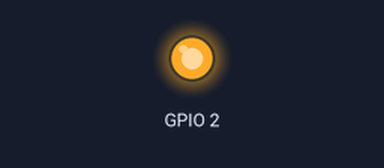
Simulated run of this sketch. Board: ESP32. On the bench: output pins drawn as LEDs (lit = HIGH).

Above: at 0.7 s.
At 5.2 s:
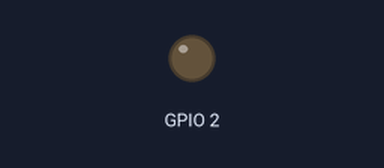
Timing chart, 0 to 6.9 s (numbered marks = the images above):
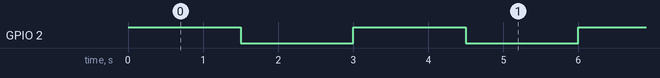

Measured:
- by itself, GPIO 2: alternates HIGH for 1.5 s and LOW for 1.5 s

The sketch:

esp32blink.ino
```cpp
int delayTime = (1500); // indicator of delay

void setup()
{
  // initialize digital pin LED_BUILTIN as an output.
  pinMode(2, OUTPUT);
}

// the loop function runs over and over again forever
void loop() {
  digitalWrite(2, HIGH);  // change state of the LED by setting the pin to the HIGH voltage level
  delay(delayTime);                      // wait for a second
  digitalWrite(2, LOW);   // change state of the LED by setting the pin to the LOW voltage level
  delay(delayTime);                      // wait for a second
}
```
